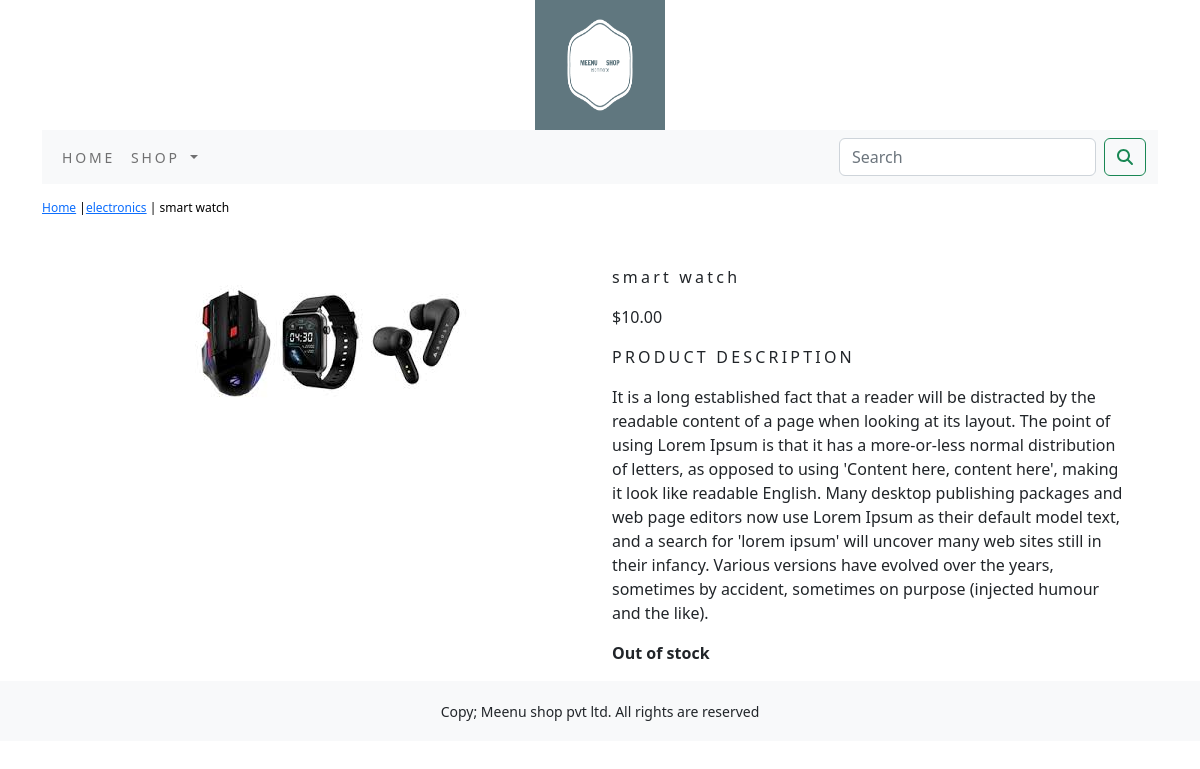
/shop/electronics/smart-watch/, run on the app's committed database.
### shop/models.py (models this page shows, shortened)
class Product(models.Model):
    name = models.CharField(max_length=250, unique=True)
    slug = models.SlugField(max_length=250, unique=True)
    description = models.TextField(blank=True)
    price = models.DecimalField(max_digits=10, decimal_places=2)
    category = models.ForeignKey(Category, on_delete=models.CASCADE)
    image = models.ImageField(upload_to='product', blank=True)
    stock = models.IntegerField()
    available = models.BooleanField(default=True)
    created = models.DateTimeField(auto_now_add=True)
    updated = models.DateTimeField(auto_now_add=True)
    class meta:
        ordering = ('name',)
        verbose_name = 'product'
        verbose_name_plural = 'products'

class Category(models.Model):
    name = models.CharField(max_length=250, unique=True)
    slug = models.SlugField(max_length=250, unique=True)
    description = models.TextField(blank=True)
    image = models.ImageField(upload_to='category', blank=True)
    class meta:
        ordering = ('name',)
        verbose_name = 'category'
        verbose_name_plural = 'categories'
    def get_url(self):
        return reverse('shop:products_by_category', args=[self.slug])
    def __str__(self):
        return '{}'.format(self.name)

### shop/views.py (the view)
# urls.py: path('<slug:c_slug>/<slug:product_slug>/',views.proDetail,name= 'prodCatDetail'),
def proDetail(request,c_slug,product_slug):
    try:
        product = Product.objects.get(category__slug=c_slug,slug=product_slug)
    except Exception as e:
        raise e
    return render(request,'product.html',{'product':product})

### cart/context_processors.py (called while the page is built)
def counter(request):
    item_count=0
    if 'admin' in request.path:
        return {}
    else:
        try:
            cart = Cart.objects.filter(cart_id=_cart_id(request))
            cart_items = CartItem.objects.all().filter(cart=cart[:1])
            for cart_item in cart_items:
                item_count += cart_item.quantity
        except Cart.DoesNotExist:
            item_count=0
    return dict(item_count=item_count)

### cart/views.py (called while the page is built)
def _cart_id(request):
    cart = request.session.session_key
    if not cart:
        request.session.create()
        cart = request.session.session_key
    return cart

### shop/context_processors.py (called while the page is built)
def menu_links(request):
    links = Category.objects.all()
    return dict({'links': links})

### templates/product.html (shortened to what this page needs)
{% extends 'base.html' %}
{% load static %}
{% block content %}
<div class="row my_prod_row_class">
    <div class="mx_auto">
        <p><a href="{% url 'shop:allProdCat' %}">Home</a> |<a
                href="{{product.category.get_url}}">{{product.category}}</a> | {{product.name}}</p>
    </div>
</div>
<div class="container">
    <div class="row">
        <div class="col-12 col-sm-12 col-md-12 col-lg-6 text-center">
            <div style="min-width:18rem;">
                <img src="{{product.image.url}}" alt="{{product.name}}">
            </div>
        </div>
        <div class="col-12 col-sm-12 col-md-12 col-lg-6">
            <div>
                <h1 class="my_prod_title">{{product.name}}</h1>
                <p>${{product.price}}</p>
                <p class="my_title">Product Description</p>
                <p class="text-justify my_rod_text">{{product.description}}</p>
                {% if product.stock <= 0 %}
                <p class="text-justify my_prod_text"><b>Out of stock</b></p>
                {% else %}
                <a class="btn btn-secondary" href="{% url 'cart:add_cart' product.id %}">Add to Cart</a>
                {% endif %}
            </div>
        </div>
    </div>
</div>
{% endblock %}

### static/css/custom.css (style rules this page uses)
body { font-family: 'Poppins', sans-serif; }
.my_title { font-size:16px; text-transform:uppercase; letter-spacing: .2em; }
.my_prod_row_class { padding-top:15px; padding-bottom:20px; }
.my_prod_row_class .mx_auto { color:#000; font-size:12px; text-decoration:none; }
.my_prod_title { font-size:16px; text_transform:uppercase; letter-spacing:.2em; padding-top:15px; padding-bottom:10px; }
.my_rod_text { padding-right:20px; }

### data on the page
Product: category "electronics", name "smart watch", image (picture), price "10.00", description "It is a long established fact that a reader will be distracted by the readable content of a page when looking at its layout. The point of using Lorem Ipsum is that it has a more-or-less normal distribution of letters, as opposed to using 'Content here, content here', making it look like readable English. Many desktop publishing packages and web page editors now use Lorem Ipsum as their default model text, and a search for 'lorem ipsum' will uncover many web sites still in their infancy. Various versions have evolved over the years, sometimes by accident, sometimes on purpose (injected humour and the like)."
